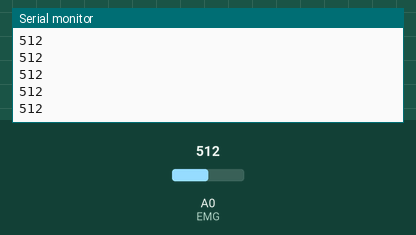
Simulated run of this sketch. Board: Arduino Uno, built with avr-gcc and run on an emulated ATmega328P. On the bench: the last lines printed to the serial monitor. The test bench sets the inputs (shaded band); at power-on: A0 (EMG) = 512.

Above: at 1.2 s.
1.3 s: A0 (EMG) set to 716
At 1.31 s:
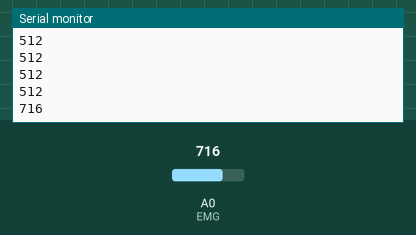
2.8 s: A0 (EMG) set to 900
At 2.81 s:
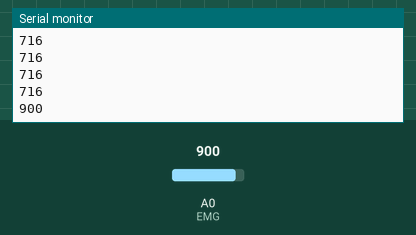
Timing chart, 0 to 5.8 s (numbered marks = the images above; inputs shaded):
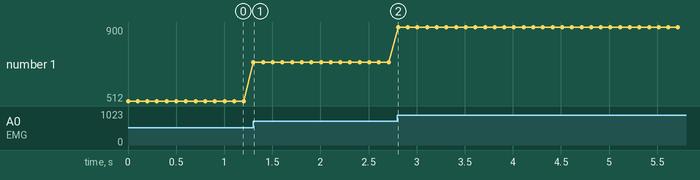

The sketch:

p5js.ino
```cpp
// Defines which analog input is being used
#define EMG A0

//sets value to 0
int val = 0;

void setup()
{
  // Connect to serial
  Serial.begin(9600); //9600 refers to the speed of communication
  // Tells the computer that the EMG sensor is an input
  pinMode(EMG, INPUT);

}

void loop() {
	//create a variable called val that stores the incoming analog vaues
  int val = analogRead(EMG);

  //sends values to p5js though Serial communication
  Serial.println(val);

  // Slows down the rate the readings are printed to 10 readings per second
  delay(100);
}
```

Measured:
- after the input at 1.3 s, the serial monitor: prints a new line at once (image 1)
- after the input at 2.8 s, the serial monitor: prints a new line at once (image 2)
- plotted number 1: 512 → 716 after the input at 1.3 s, 716 → 900 after the input at 2.8 s
